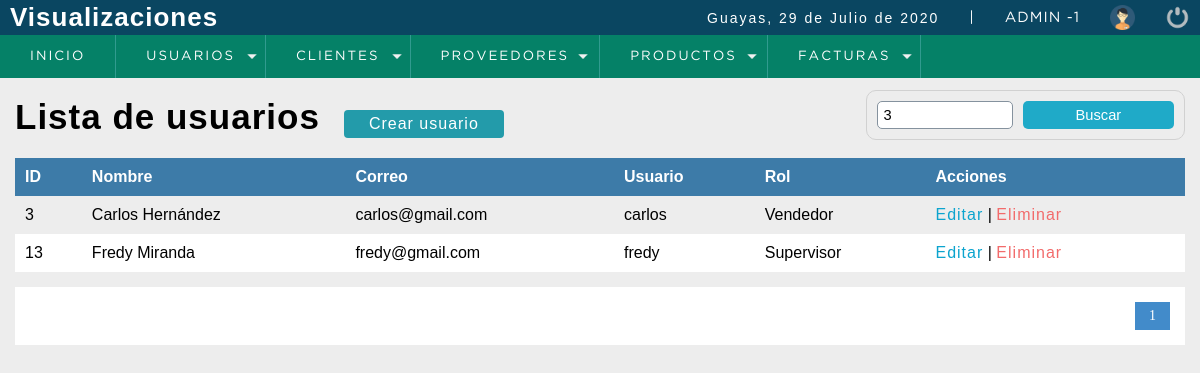
The page /sistema/buscar_usuario.php?busqueda=3 (signed in) on the database its author committed.
### tables this page shows
CREATE TABLE `usuario` (
  `idusuario` int(11) NOT NULL,
  `nombre` varchar(50) DEFAULT NULL,
  `correo` varchar(100) DEFAULT NULL,
  `usuario` varchar(15) DEFAULT NULL,
  `clave` varchar(100) DEFAULT NULL,
  `rol` int(11) DEFAULT NULL,
  `estatus` int(11) NOT NULL DEFAULT '1'
);

CREATE TABLE `rol` (
  `idrol` int(11) NOT NULL,
  `rol` varchar(20) DEFAULT NULL
);

### sistema/buscar_usuario.php (the view, shortened to what this page needs)
<?php
	include "../conexion.php";
 ?>
<!DOCTYPE html>
<html lang="en">
<head>
	<?php include "includes/scripts.php"; ?>
</head>
<body>
	<?php include "includes/header.php"; ?>
	<section id="container">
		<?php
			$busqueda = strtolower($_REQUEST['busqueda']);
		 ?>
		<h1>Lista de usuarios</h1>
		<a href="registro_usuario.php" class="btn_new">Crear usuario</a>
		<form action="buscar_usuario.php" method="get" class="form_search">
			<input type="text" name="busqueda" id="busqueda" placeholder="Buscar" value="<?php echo $busqueda; ?>">
			<input type="submit" value="Buscar" class="btn_search">
		</form>
		<table>
			<tr>
				<th>ID</th>
				<th>Nombre</th>
				<th>Correo</th>
				<th>Usuario</th>
				<th>Rol</th>
				<th>Acciones</th>
			</tr>
		<?php
			$rol = '';
			$sql_registe = mysqli_query($conection,"SELECT COUNT(*) as total_registro FROM usuario
																WHERE ( idusuario LIKE '%$busqueda%' OR
																		nombre LIKE '%$busqueda%' OR
																		correo LIKE '%$busqueda%' OR
																		usuario LIKE '%$busqueda%'
																		$rol  )
																AND estatus = 1  ");
			$result_register = mysqli_fetch_array($sql_registe);
			$total_registro = $result_register['total_registro'];
			$por_pagina = 5;
			if(empty($_GET['pagina']))
			{
				$pagina = 1;
			}else{
				$pagina = $_GET['pagina'];
			}
			$desde = ($pagina-1) * $por_pagina;
			$total_paginas = ceil($total_registro / $por_pagina);
			$query = mysqli_query($conection,"SELECT u.idusuario, u.nombre, u.correo, u.usuario, r.rol FROM usuario u INNER JOIN rol r ON u.rol = r.idrol
										WHERE
										( u.idusuario LIKE '%$busqueda%' OR
											u.nombre LIKE '%$busqueda%' OR
											u.correo LIKE '%$busqueda%' OR
											u.usuario LIKE '%$busqueda%' OR
											r.rol    LIKE  '%$busqueda%' )
										AND
										estatus = 1 ORDER BY u.idusuario ASC LIMIT $desde,$por_pagina
				");
			$result = mysqli_num_rows($query);
			if($result > 0){
				while ($data = mysqli_fetch_array($query)) {
			?>
				<tr>
					<td><?php echo $data["idusuario"]; ?></td>
					<td><?php echo $data["nombre"]; ?></td>
					<td><?php echo $data["correo"]; ?></td>
					<td><?php echo $data["usuario"]; ?></td>
					<td><?php echo $data['rol'] ?></td>
					<td>
						<a class="link_edit" href="editar_usuario.php?id=<?php echo $data["idusuario"]; ?>">Editar</a>
					<?php if($data["idusuario"] != 1){ ?>
						|
						<a class="link_delete" href="eliminar_confirmar_usuario.php?id=<?php echo $data["idusuario"]; ?>">Eliminar</a>
					<?php } ?>
					</td>
				</tr>
		<?php
				}
			}
		 ?>
		</table>
<?php
	if($total_registro != 0)
	{
 ?>
		<div class="paginador">
			<ul>
			<?php
				for ($i=1; $i <= $total_paginas; $i++) {
					if($i == $pagina)
					{
						echo '<li class="pageSelected">'.$i.'</li>';
					}else{
						echo '<li><a href="?pagina='.$i.'&busqueda='.$busqueda.'">'.$i.'</a></li>';
					}
				}
			 ?>
			</ul>
		</div>
<?php } ?>
	</section>
</body>
</html>

### sistema/css/style.css (style rules this page uses)
* { margin: 0; padding: 0; box-sizing: border-box; }
body { background: #ededed; }
h1, h2, h3, h4, h5, h6 { font-family: 'arial'; font-weight: bold; letter-spacing: 1px; }
h1 { font-size: 26px; }
a { text-decoration: none; font-family: arial; letter-spacing: 1px; }
#container { padding: 90px 15px 15px; }
form { background: #FFF; margin: auto; padding: 20px 50px; border: 1px solid #d1d1d1; }
input,select { display: block; width: 100%; font-size: 11pt; padding: 5px; border: 1px solid #85929e; border-radius: 5px; }
#container h1 { font-size: 35px; display: inline-block; }
.btn_new { display: inline-block; background: #239baa; color: #FFF; padding: 5px 25px; border-radius: 4px; margin: 20px; }
table { border-collapse: collapse; font-size: 12pt; font-family: 'arial'; width: 100%; }
table th { text-align: left; padding: 10px; background: #3d7ba8; color: #FFF; }
table tr:nth-child(odd) { background: #FFF; }
table td { padding: 10px; }
.link_edit { color: #0ca4ce; }
.link_delete { color: #f26b6b; }
.paginador ul { padding: 15px; list-style: none; background: #FFF; margin-top: 15px; display: -webkit-flex; display: -moz-flex; display: -ms-flex; display: -o-flex; display: flex; justify-content: flex-end; }
.paginador a, .pageSelected { color: #428bca; border: 1px solid #ddd; padding: 5px; display: inline-block; font-size: 14px; text-align: center; width: 35px; }
.pageSelected { color: #FFF; background: #428bca; border: 1px solid #428bca; }
.form_search { display: -webkit-flex; display: -moz-flex; display: -ms-flex; display: -o-flex; display: flex; float: right; background: initial; padding: 10px; border-radius: 10px; }
.form_search .btn_search { background: #1faac8; color: #FFF; padding: 0 20px; border: 0; cursor: pointer; margin-left: 10px; }

### rows shown on the page
usuario: idusuario "3", nombre "Carlos Hernández", correo "carlos@gmail.com", usuario "carlos", rol.rol "Vendedor"
usuario: idusuario "13", nombre "Fredy Miranda", correo "fredy@gmail.com", usuario "fredy", rol.rol "Supervisor"

### other values the page prints
fechaC() "29 de Julio de 2020"
$_SESSION['user'] "ADMIN"
$_SESSION['rol'] "1"
